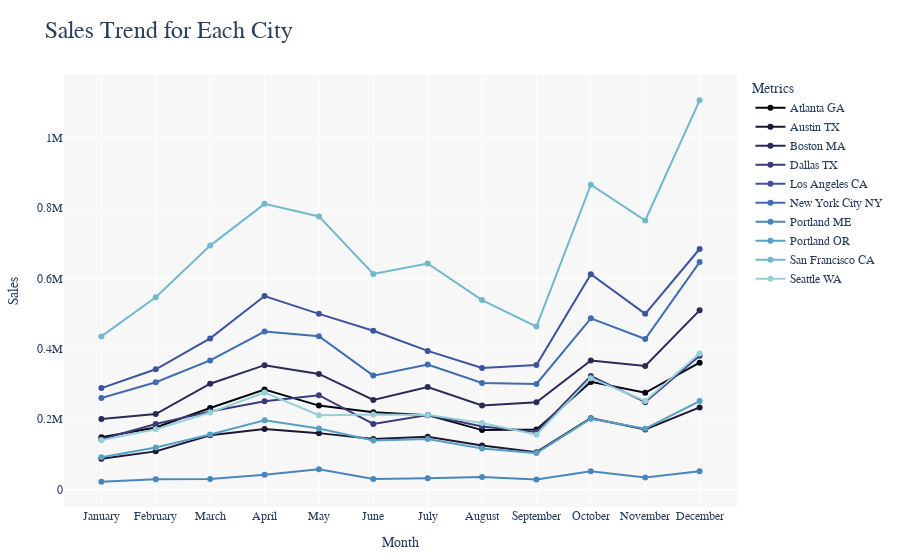

Here is the notebook cell this chart was saved with:
### Markdown cell above
## 7. Sales Trend for each city

### Code cell
city_month_sales = maindf.groupby(['City State', 'Month'])['Sales'].sum().reset_index()

fig = px.line(
    city_month_sales,
    x='Month',
    y='Sales',
    color='City State',
    title='Sales Trend for Each City',
    labels={'Month': 'Month', 'Sales': 'Total Sales ($)', 'City State': 'City'},
    markers=True,
    color_discrete_sequence=px.colors.sequential.ice
)


fig.update_layout(
    title_font=dict(size=24),
    font_family="Arial Black",
    xaxis_title="Month", 
    xaxis=dict(
        tickvals=list(range(1, 13)),
        ticktext=[
            'January', 'February', 'March', 'April', 'May', 'June', 
            'July', 'August', 'September', 'October', 'November', 'December'
        ]
    ),
    yaxis_title="Sales",
    legend_title="Metrics",
    margin=dict(t=75, l=25, r=25, b=25),
    plot_bgcolor="rgba( 245, 245, 245, 0.8)"
)

fig.show()
fig.write_html("citysales_by_month_line.html")

### Figure 1 — Plotly figure (JSON) as saved in the notebook; plotly's stock layout.template omitted (floating-point values rounded to 4 significant figures)
{"data": [{"hovertemplate": "City=Atlanta GA<br>Month=%{x}<br>Total Sales ($)=%{y}<extra></extra>", "legendgroup": "Atlanta GA", "line": {"color": "rgb(3, 5, 18)", "dash": "solid"}, "marker": {"symbol": "circle"}, "mode": "lines+markers", "name": "Atlanta GA", "orientation": "v", "showlegend": true, "type": "scatter", "x": [1, 2, 3, 4, 5, 6, 7, 8, 9, 10, 11, 12], "xaxis": "x", "y": [149200.0, 176500.0, 231900.0, 284400.0, 238900.0, 219800.0, 211800.0, 169300.0, 171300.0, 306300.0, 275300.0, 360900.0], "yaxis": "y"}, {"hovertemplate": "City=Austin TX<br>Month=%{x}<br>Total Sales ($)=%{y}<extra></extra>", "legendgroup": "Austin TX", "line": {"color": "rgb(25, 25, 51)", "dash": "solid"}, "marker": {"symbol": "circle"}, "mode": "lines+markers", "name": "Austin TX", "orientation": "v", "showlegend": true, "type": "scatter", "x": [1, 2, 3, 4, 5, 6, 7, 8, 9, 10, 11, 12], "xaxis": "x", "y": [88090.0, 108800.0, 154500.0, 172700.0, 160600.0, 144100.0, 150300.0, 125700.0, 106500.0, 203200.0, 171300.0, 233800.0], "yaxis": "y"}, {"hovertemplate": "City=Boston MA<br>Month=%{x}<br>Total Sales ($)=%{y}<extra></extra>", "legendgroup": "Boston MA", "line": {"color": "rgb(44, 42, 87)", "dash": "solid"}, "marker": {"symbol": "circle"}, "mode": "lines+markers", "name": "Boston MA", "orientation": "v", "showlegend": true, "type": "scatter", "x": [1, 2, 3, 4, 5, 6, 7, 8, 9, 10, 11, 12], "xaxis": "x", "y": [201100.0, 214800.0, 301000.0, 353800.0, 328800.0, 254700.0, 291500.0, 239300.0, 248400.0, 367000.0, 351500.0, 509600.0], "yaxis": "y"}, {"hovertemplate": "City=Dallas TX<br>Month=%{x}<br>Total Sales ($)=%{y}<extra></extra>", "legendgroup": "Dallas TX", "line": {"color": "rgb(58, 60, 125)", "dash": "solid"}, "marker": {"symbol": "circle"}, "mode": "lines+markers", "name": "Dallas TX", "orientation": "v", "showlegend": true, "type": "scatter", "x": [1, 2, 3, 4, 5, 6, 7, 8, 9, 10, 11, 12], "xaxis": "x", "y": [143500.0, 186700.0, 222400.0, 251400.0, 268500.0, 186900.0, 212300.0, 179800.0, 164200.0, 323100.0, 248600.0, 380700.0], "yaxis": "y"}, {"hovertemplate": "City=Los Angeles CA<br>Month=%{x}<br>Total Sales ($)=%{y}<extra></extra>", "legendgroup": "Los Angeles CA", "line": {"color": "rgb(62, 83, 160)", "dash": "solid"}, "marker": {"symbol": "circle"}, "mode": "lines+markers", "name": "Los Angeles CA", "orientation": "v", "showlegend": true, "type": "scatter", "x": [1, 2, 3, 4, 5, 6, 7, 8, 9, 10, 11, 12], "xaxis": "x", "y": [288600.0, 342100.0, 429900.0, 550300.0, 499700.0, 451500.0, 394300.0, 345900.0, 354100.0, 612500.0, 499700.0, 684000.0], "yaxis": "y"}, {"hovertemplate": "City=New York City NY<br>Month=%{x}<br>Total Sales ($)=%{y}<extra></extra>", "legendgroup": "New York City NY", "line": {"color": "rgb(62, 109, 178)", "dash": "solid"}, "marker": {"symbol": "circle"}, "mode": "lines+markers", "name": "New York City NY", "orientation": "v", "showlegend": true, "type": "scatter", "x": [1, 2, 3, 4, 5, 6, 7, 8, 9, 10, 11, 12], "xaxis": "x", "y": [260600.0, 305400.0, 367300.0, 449400.0, 436100.0, 324100.0, 355700.0, 303200.0, 300600.0, 487000.0, 428200.0, 646800.0], "yaxis": "y"}, {"hovertemplate": "City=Portland ME<br>Month=%{x}<br>Total Sales ($)=%{y}<extra></extra>", "legendgroup": "Portland ME", "line": {"color": "rgb(72, 134, 187)", "dash": "solid"}, "marker": {"symbol": "circle"}, "mode": "lines+markers", "name": "Portland ME", "orientation": "v", "showlegend": true, "type": "scatter", "x": [1, 2, 3, 4, 5, 6, 7, 8, 9, 10, 11, 12], "xaxis": "x", "y": [22710.0, 29850.0, 30520.0, 42540.0, 57980.0, 30030.0, 32420.0, 36000.0, 28760.0, 52320.0, 34680.0, 51970.0], "yaxis": "y"}, {"hovertemplate": "City=Portland OR<br>Month=%{x}<br>Total Sales ($)=%{y}<extra></extra>", "legendgroup": "Portland OR", "line": {"color": "rgb(89, 159, 196)", "dash": "solid"}, "marker": {"symbol": "circle"}, "mode": "lines+markers", "name": "Portland OR", "orientation": "v", "showlegend": true, "type": "scatter", "x": [1, 2, 3, 4, 5, 6, 7, 8, 9, 10, 11, 12], "xaxis": "x", "y": [92280.0, 119600.0, 156700.0, 197400.0, 173700.0, 139600.0, 144000.0, 116900.0, 103800.0, 201800.0, 173200.0, 251700.0], "yaxis": "y"}, {"hovertemplate": "City=San Francisco CA<br>Month=%{x}<br>Total Sales ($)=%{y}<extra></extra>", "legendgroup": "San Francisco CA", "line": {"color": "rgb(114, 184, 205)", "dash": "solid"}, "marker": {"symbol": "circle"}, "mode": "lines+markers", "name": "San Francisco CA", "orientation": "v", "showlegend": true, "type": "scatter", "x": [1, 2, 3, 4, 5, 6, 7, 8, 9, 10, 11, 12], "xaxis": "x", "y": [435600.0, 547100.0, 693700.0, 812400.0, 776700.0, 613200.0, 642900.0, 538800.0, 463600.0, 866700.0, 765000.0, 1107000.0], "yaxis": "y"}, {"hovertemplate": "City=Seattle WA<br>Month=%{x}<br>Total Sales ($)=%{y}<extra></extra>", "legendgroup": "Seattle WA", "line": {"color": "rgb(149, 207, 216)", "dash": "solid"}, "marker": {"symbol": "circle"}, "mode": "lines+markers", "name": "Seattle WA", "orientation": "v", "showlegend": true, "type": "scatter", "x": [1, 2, 3, 4, 5, 6, 7, 8, 9, 10, 11, 12], "xaxis": "x", "y": [140700.0, 171300.0, 219100.0, 276300.0, 211700.0, 213900.0, 212500.0, 189700.0, 156400.0, 316900.0, 252100.0, 387300.0], "yaxis": "y"}], "layout": {"autosize": true, "font": {"family": "Arial Black"}, "legend": {"title": {"text": "Metrics"}, "tracegroupgap": 0}, "margin": {"b": 25, "l": 25, "r": 25, "t": 75}, "plot_bgcolor": "rgba( 245, 245, 245, 0.8)", "title": {"font": {"size": 24}, "text": "Sales Trend for Each City"}, "xaxis": {"anchor": "y", "autorange": true, "domain": [0, 1], "range": [0.2731, 12.73], "ticktext": ["January", "February", "March", "April", "May", "June", "July", "August", "September", "October", "November", "December"], "tickvals": [1, 2, 3, 4, 5, 6, 7, 8, 9, 10, 11, 12], "title": {"text": "Month"}, "type": "linear"}, "yaxis": {"anchor": "x", "autorange": true, "domain": [0, 1], "range": [-64250.0, 1194000.0], "title": {"text": "Sales"}, "type": "linear"}}}
